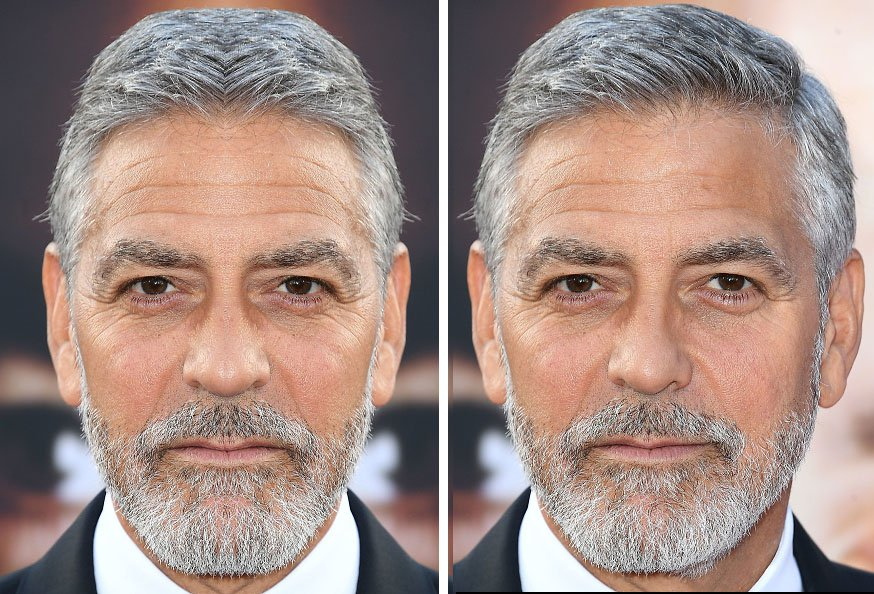
#> input picture Development/data/Test2.jpg, 874 x 594 px, found by its file name
$ python 'OpenCV Tutorial.py'
#> lines starting #> are read from the running program, lines starting #| are printed output that depends on the picture; after the words box and inside, x2 and y2 are one past the last pixel; in counts of white or black regions, pixels touching at a corner belong together
import cv2 as cv
import numpy as np
import time


def toRGB(img):
    return cv.cvtColor(img, cv.COLOR_BGR2RGB)

def toGray(img):
    return cv.cvtColor(img, cv.COLOR_BGR2GRAY)

#load cascade classifier training file for haarcascade
face_cascade = cv.CascadeClassifier('data/haarcascade_frontalface_alt.xml')
eye_cascade = cv.CascadeClassifier('data/haarcascade_eye.xml')

img = cv.imread("data/test2.jpg")
#> img is the input picture: shape (594, 874, 3); mean B, G, R 132.5, 140.4, 163.5
gray = toGray(img)
#> in toGray, `return cv.cvtColor(img, cv.COLOR_BGR2GRAY)`:
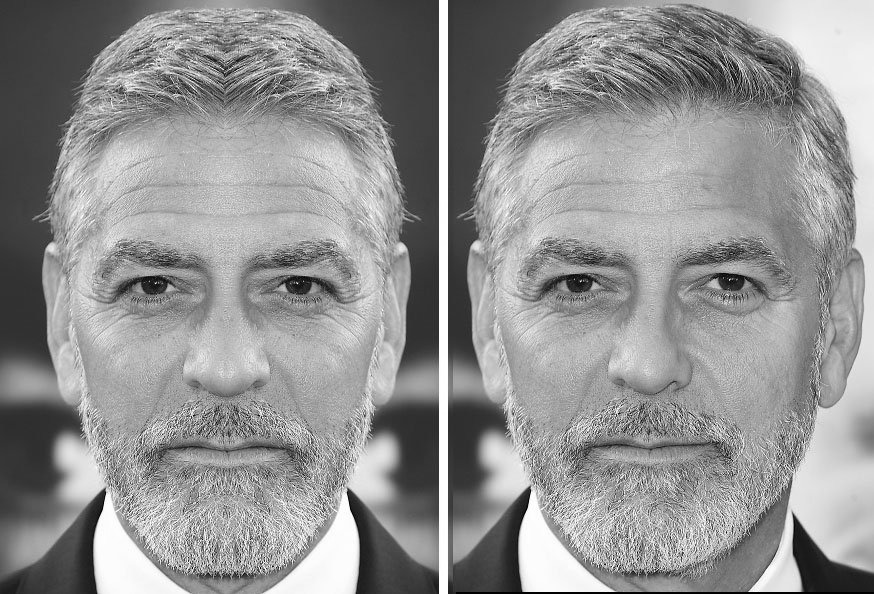
#> returned value: shape (594, 874); min 0, max 255, mean 146.4

faces = face_cascade.detectMultiScale(gray, 1.3, 5)
#> faces = [[45, 136, 382, 382], [453, 126, 398, 398]]
for (x,y,w,h) in faces:
    cv.rectangle(img,(x,y),(x+w,y+h),(255,0,0),2)
    roi_gray = gray[y:y+h, x:x+w]
    roi_color = img[y:y+h, x:x+w]
    eyes = eye_cascade.detectMultiScale(roi_gray)
    for (ex,ey,ew,eh) in eyes:
        cv.rectangle(roi_color,(ex,ey),(ex+ew,ey+eh),(0,255,0),2)
#> this loop made 2 passes
#> (x, y, w, h, eyes) on passes 1 to 2: (45, 136, 382, 382, [[71, 121, 66, 66], [194, 98, 106, 106], [41, 87, 135, 135]]), (453, 126, 398, 398, [[242, 128, 72, 72], [84, 124, 79, 79], [195, 80, 145, 145]])
#> pass 1, `roi_gray = gray[y:y+h, x:x+w]`:
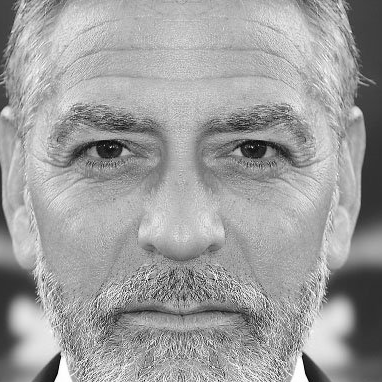
#> roi_gray: shape (382, 382); min 2, max 255, mean 158.2
#> pass 1, `roi_color = img[y:y+h, x:x+w]`:
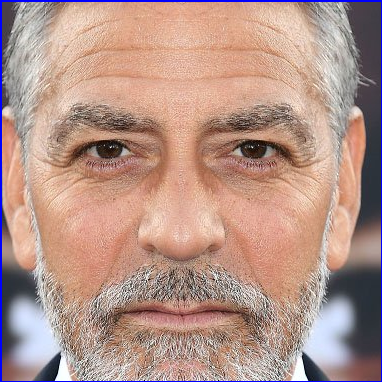
#> roi_color: shape (382, 382, 3); mean B, G, R 137.9, 148.2, 180.9
#> pass 2, `roi_gray = gray[y:y+h, x:x+w]`:
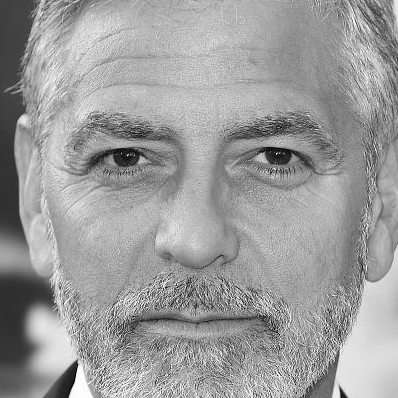
#> roi_gray: shape (398, 398); min 0, max 255, mean 156
#> pass 2, `roi_color = img[y:y+h, x:x+w]`:
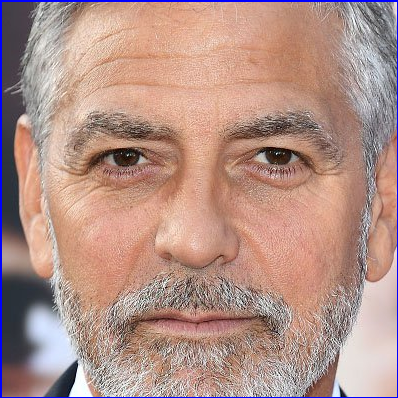
#> roi_color: shape (398, 398, 3); mean B, G, R 136.1, 145.5, 179.1
#> after the loop:
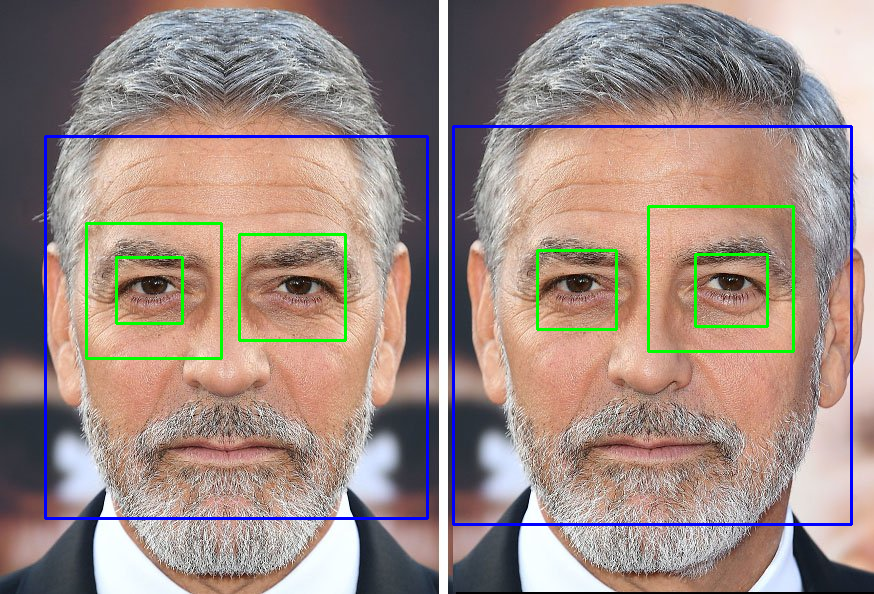
#> img: shape (594, 874, 3); 3.19% of pixels changed, all inside (x1, y1, x2, y2) = (44, 125, 853, 526)
#> after the loop:
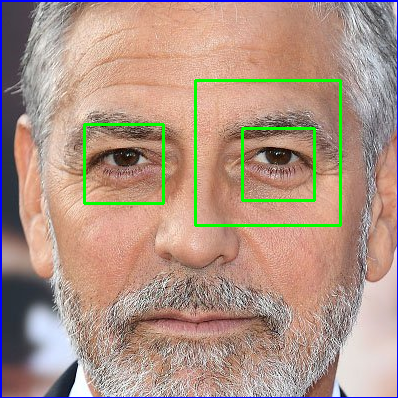
#> roi_color: shape (398, 398, 3); 2.23% of pixels changed, all inside (x1, y1, x2, y2) = (83, 79, 342, 227)

cv.imshow('img',img)
cv.waitKey(0)
cv.destroyAllWindows()
